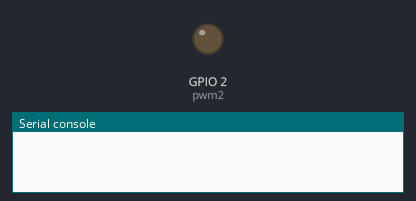
Bench run of a program on a simulated ESP8266 board running MicroPython. Parts: output pins drawn as LEDs (lit = HIGH), the last lines printed to the serial console. WiFi joins after 1.5 s; web requests get an empty 200 reply after 0.4 s.

Above: at 0.0 s.
At 1.6 s:
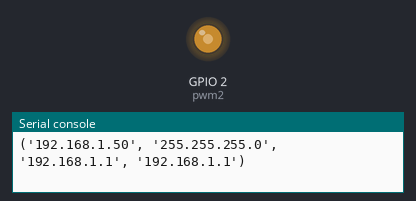
Timing chart, 0 to 3.1 s (numbered marks = the images above):
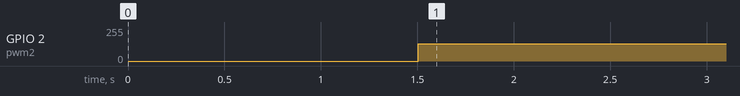

Measured:
- by itself, GPIO 2 (pwm2): 0/255 → 128/255 at 1.5 s

The program:

main.py
```python
from machine import Pin, PWM
import ujson
import urequests

while True:
    try:
        for n in range(1, 4001):
            pwm2 = PWM(Pin(2), freq=n, duty=512)
            fjson = {"adc": n}
            jcode = ujson.dumps(fjson).encode()
            #replace your link n apikey
            r = urequests.post("http://<yourip>:<port>/api/adc/<yourapikey>", data=jcode, headers={'Content-Type': 'application/json'})
            r.close()
    except OSError:
        pass
```

boot.py
```python
try:
    import usocket as socket
except:
    import socket

from machine import Pin
from time import sleep
import network
import esp
esp.osdebug(None)

import gc
gc.collect()

#your ssid n password
ssid = 'YourSSID'
password = 'Password'

station = network.WLAN(network.STA_IF)

station.active(True)
station.connect(ssid, password)

while station.isconnected() == False:
    pass

def takeip():
    return station.ifconfig()
print(takeip())
```
